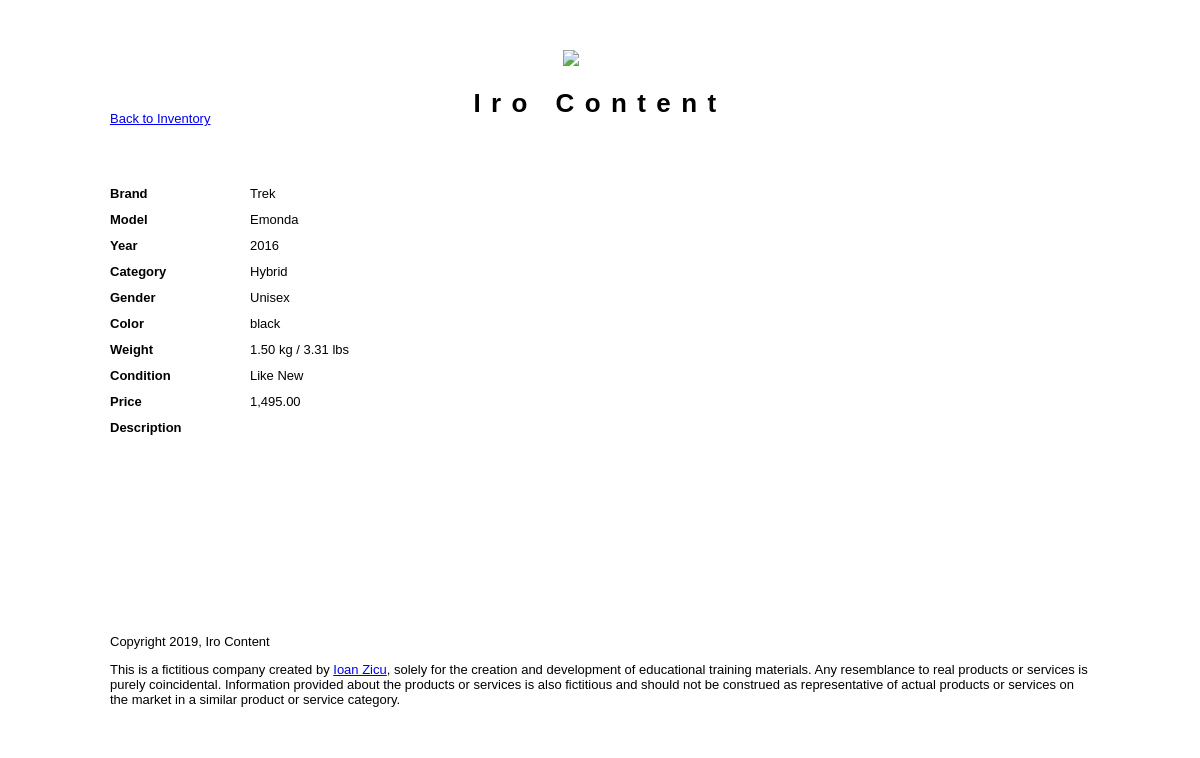
Screenshot of /detail.php?id=1 with the database file from the repository.
### tables this page shows
CREATE TABLE `bicycles` (
  `id` int(11) NOT NULL,
  `author` varchar(50) NOT NULL,
  `brand` varchar(255) NOT NULL,
  `model` varchar(255) NOT NULL,
  `year` int(4) NOT NULL,
  `category` varchar(255) NOT NULL,
  `gender` varchar(255) NOT NULL,
  `color` varchar(255) NOT NULL,
  `price` decimal(9,2) NOT NULL,
  `weight_kg` decimal(9,5) NOT NULL,
  `condition_id` tinyint(3) NOT NULL,
  `description` text NOT NULL
);

### private/functions.php (called while the page is built, shortened)
<?php
function h($string="") {
  return htmlspecialchars($string);
}
function test_input($data) {
  $data = trim($data);
  $data = stripslashes($data);
  $data = htmlspecialchars($data);
  return $data;
}
?>

### private/classes/content.class.php (called while the page is built, shortened)
<?php
class Content extends DatabaseObject {
  static protected $table_name = 'bicycles';
  private $brand;
  private $model;
  private $year;
  private $category;
  private $color;
  private $gender;
  private $price;
  private $weight_kg;
  private $condition_id;
  public function __construct($args=[]) {
    $this->brand = $args['brand'] ?? '';
    $this->model = $args['model'] ?? '';
    $this->year = $args['year'] ?? '';
    $this->category = $args['category'] ?? '';
    $this->color = $args['color'] ?? '';
    $this->gender = $args['gender'] ?? '';
    $this->price = $args['price'] ?? 0;
    $this->weight_kg = $args['weight_kg'] ?? 0.0;
    $this->condition_id = $args['condition_id'] ?? 3;
  }
  public function get_content_brand(){
    return $this->brand;
  }
  public function get_content_model(){
    return $this->model;
  }
  public function get_content_year(){
    return $this->year;
  }
  public function get_content_category(){
    return $this->category;
  }
  public function get_content_color(){
    return $this->color;
  }
  public function get_content_gender(){
    return $this->gender;
  }
  public function get_content_price(){
    return $this->price;
  }
  public function weight_kg() {
    return number_format($this->weight_kg, 2) . ' kg';
  }
  public function weight_lbs() {
    $weight_lbs = floatval($this->weight_kg) * 2.2046226218;
    return number_format($weight_lbs, 2) . ' lbs';
  }
  public function condition() {
    if($this->condition_id > 0) {
      return self::CONDITION_OPTIONS[$this->condition_id];
    } else {
      return "Unknown";
    }
  }
  static public function find_by_sql($sql) {
    $result = self::$database->query($sql);
    $object_array = [];
    while($record = $result->fetch_assoc()) {
      $object_array[] = static::instantiate($record);
    }
    return $object_array;
}
  static public function find_by_id($id) {
    $sql = "SELECT * FROM " . static::$table_name . " ";
    $sql .= "WHERE id='" . self::$database->escape_string($id) . "'";
    $obj_array = static::find_by_sql($sql);
    if(!empty($obj_array)) {
      return array_shift($obj_array);
    } else {
      return false;
    }
  }
  static protected function instantiate($record) {
    $object = new static;
    foreach($record as $property => $value) {
      if(property_exists($object, $property)) {
        $object->$property = $value;
      }
    }
    return $object;
  }
}
?>

### public/detail.php (the view, shortened to what this page needs)
<?php
  $id = $_GET['id'] ?? false;
  $id = (int) test_input($id);
if(!$bike = Content::find_by_id($id)){
  redirect_to('./not_found.php');
  error_404();
} else {
?>
<?php include(SHARED_PATH . '/public_header.php'); ?>
<div id="main">
  <a href="content.php">Back to Inventory</a>
  <div id="page">
    <div class="detail">
      <dl>
        <dt>Brand</dt>
        <dd><?php echo h($bike->get_content_brand()); ?></dd>
      </dl>
      <dl>
        <dt>Model</dt>
        <dd><?php echo h($bike->get_content_model()); ?></dd>
      </dl>
      <dl>
        <dt>Year</dt>
        <dd><?php echo h($bike->get_content_year()); ?></dd>
      </dl>
      <dl>
        <dt>Category</dt>
        <dd><?php echo h($bike->get_content_category()); ?></dd>
      </dl>
      <dl>
        <dt>Gender</dt>
        <dd><?php echo h($bike->get_content_gender()); ?></dd>
      </dl>
      <dl>
        <dt>Color</dt>
        <dd><?php echo h($bike->get_content_color()); ?></dd>
      </dl>
      <dl>
        <dt>Weight</dt>
        <dd><?php echo h($bike->weight_kg()) . ' / ' . h($bike->weight_lbs()); ?></dd>
      </dl>
      <dl>
        <dt>Condition</dt>
        <dd><?php echo h($bike->condition()); ?></dd>
      </dl>
      <dl>
        <dt>Price</dt>
        <dd><?php echo h(money_format('$%i', $bike->get_content_price())); ?></dd>
      </dl>
      <dl>
        <dt>Description</dt>
      </dl>
    </div>
  </div>
</div>
<?php include(SHARED_PATH . '/public_footer.php'); ?>
<?php
}
?>

### public/css/public.css (style rules this page uses)
html { height: 100%; width: 100%; }
body { height: 100%; border: 0; font: 13px/15px Verdana, Arial, Helvetica, sans-serif; background: #FFFFFF; }
#main { width: 980px; height: 500px; margin: 0 auto; padding: 0; }
div#page { margin: 60px auto; }
.detail dl { clear: both; height: 1em; margin-bottom: 1em; }
.detail dl dt { float: left; width: 100px; font-weight: bold; }
.detail dl dd { float: left; }

### rows the page displays
bicycles: brand "Trek", model "Emonda", year "2016", category "Hybrid", gender "Unisex", color "black", weight_kg "1.50 kg", weight_kg "3.31 lbs", condition "Like New", price "1,495.00"
